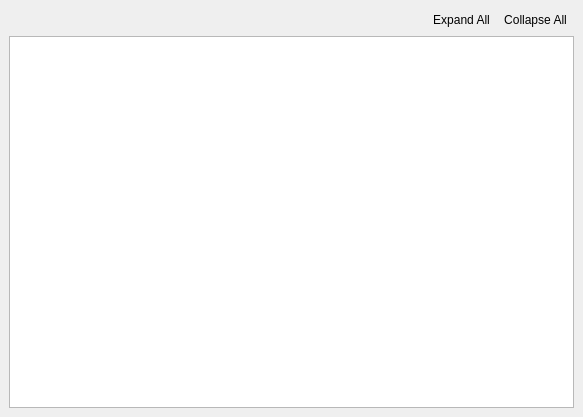
<?xml version="1.0" encoding="UTF-8"?>
<ui version="4.0">
 <class>TagsNavigationWidget</class>
 <widget class="QMainWindow" name="TagsNavigationWidget">
  <property name="geometry">
   <rect>
    <x>0</x>
    <y>0</y>
    <width>583</width>
    <height>417</height>
   </rect>
  </property>
  <property name="windowTitle">
   <string>Navigation window by tags</string>
  </property>
  <widget class="QWidget" name="centralwidget">
   <layout class="QVBoxLayout" name="verticalLayout">
    <item>
     <layout class="QHBoxLayout" name="horizontalLayout">
      <property name="spacing">
       <number>0</number>
      </property>
      <item>
       <spacer name="horizontalSpacer">
        <property name="orientation">
         <enum>Qt::Horizontal</enum>
        </property>
        <property name="sizeType">
         <enum>QSizePolicy::Expanding</enum>
        </property>
        <property name="sizeHint" stdset="0">
         <size>
          <width>5</width>
          <height>20</height>
         </size>
        </property>
       </spacer>
      </item>
      <item>
       <widget class="QToolButton" name="tButtonExpandAll">
        <property name="toolTip">
         <string>Expand All</string>
        </property>
        <property name="statusTip">
         <string>Expand All</string>
        </property>
        <property name="whatsThis">
         <string>Expand All</string>
        </property>
        <property name="text">
         <string>Expand All</string>
        </property>
        <property name="icon">
         <iconset resource="../NavigationPanel.qrc">
          <normaloff>:/fugue-icons/blue-folder-horizontal-open</normaloff>:/fugue-icons/blue-folder-horizontal-open</iconset>
        </property>
        <property name="autoRaise">
         <bool>true</bool>
        </property>
       </widget>
      </item>
      <item>
       <widget class="QToolButton" name="tButtonCollapseAll">
        <property name="toolTip">
         <string>Collapse All</string>
        </property>
        <property name="statusTip">
         <string>Collapse All</string>
        </property>
        <property name="whatsThis">
         <string>Collapse All</string>
        </property>
        <property name="text">
         <string>Collapse All</string>
        </property>
        <property name="icon">
         <iconset resource="../NavigationPanel.qrc">
          <normaloff>:/fugue-icons/blue-folder-horizontal</normaloff>:/fugue-icons/blue-folder-horizontal</iconset>
        </property>
        <property name="autoRaise">
         <bool>true</bool>
        </property>
       </widget>
      </item>
     </layout>
    </item>
    <item>
     <widget class="QTreeView" name="treeView">
      <property name="headerHidden">
       <bool>true</bool>
      </property>
     </widget>
    </item>
   </layout>
  </widget>
 </widget>
 <resources>
  <include location="../NavigationPanel.qrc"/>
 </resources>
 <connections/>
</ui>
